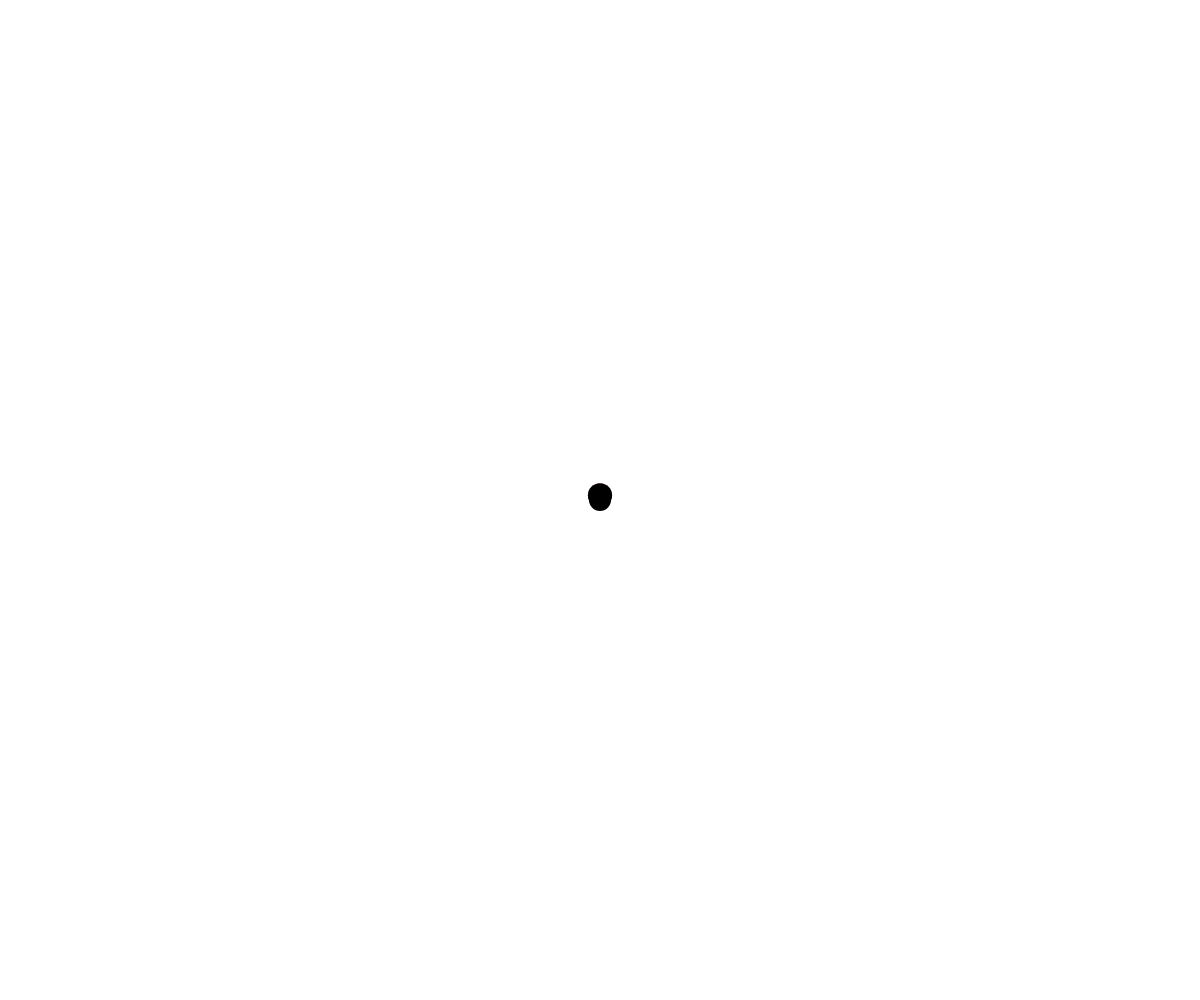
Frame 1 (no input)
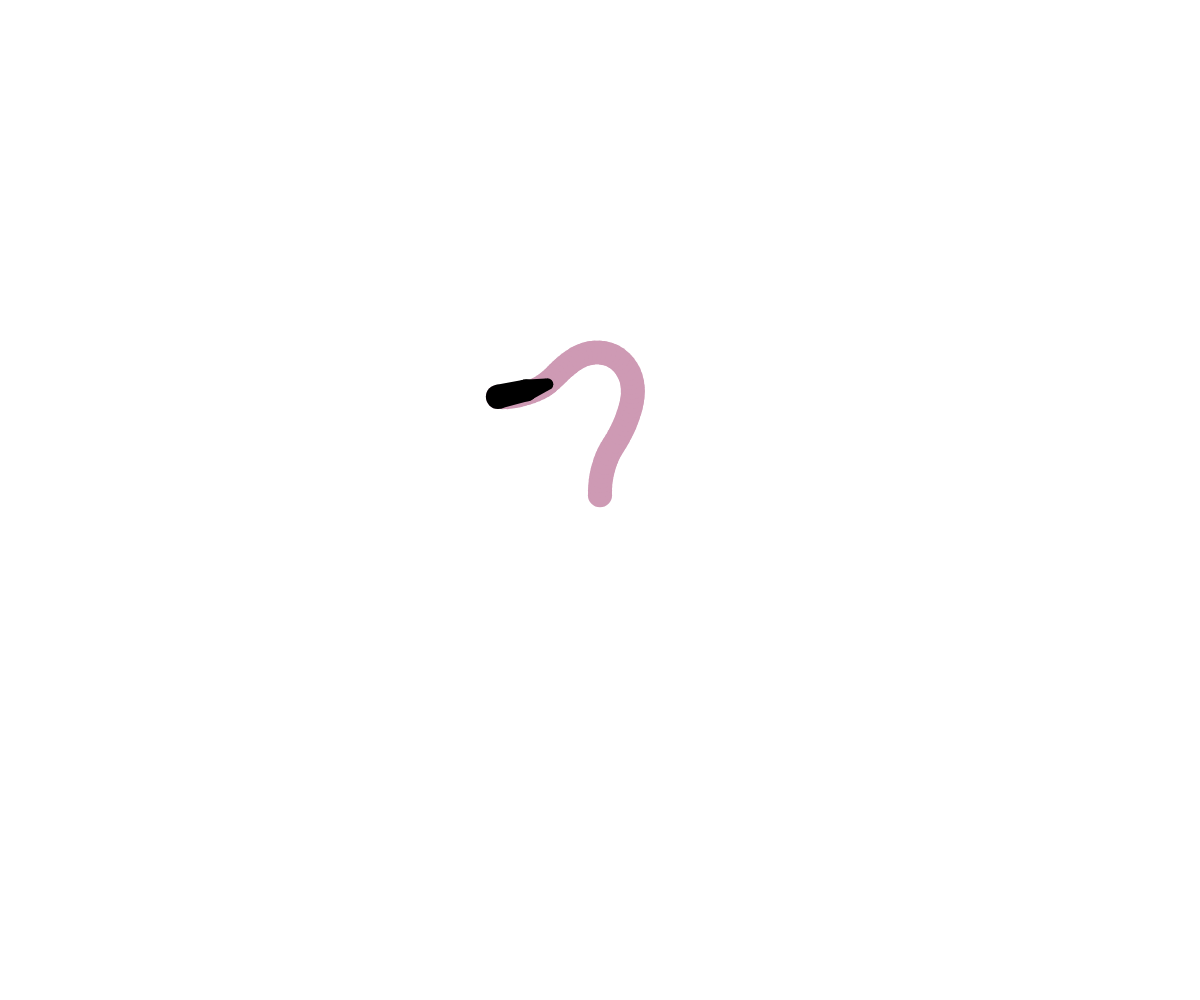
Frame 60 (no input)
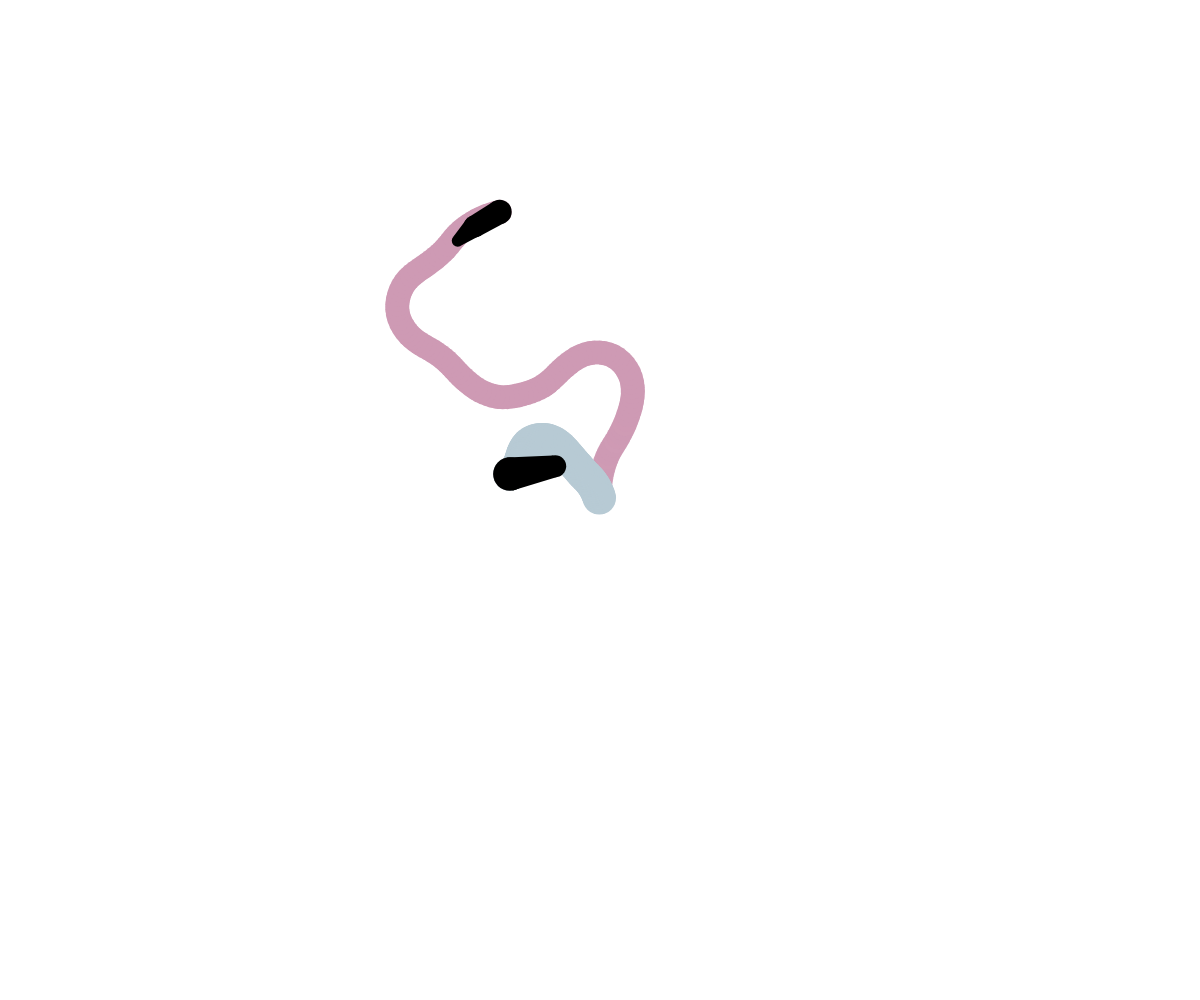
Frame 120 (the mouse pressed at the canvas centre since frame 60)

The p5.js sketch that drew these frames (run headless with seeded random() and noise() and a simulated clock; from frame 60 on, the mouse is pressed at the canvas centre):

// p5.js sketch
// ── sketch.js
let walkers = [];
let paints = [];
let fadeout = 100;
let death = fadeout + 200;
let time = 0;

function setup() {
  createCanvas(windowWidth, windowHeight);
  angleMode(DEGREES);
  
  walkers[0] = new walker(width/2,height/2);
}

function draw() {
  background(255);
  
  for(let i = 0; i < paints.length; i++){
    paints[i].move();
    if(paints[i].age >= death){
      paints.splice(i,1);
      i--;
    }
  }
  
  for(let i = 0; i < walkers.length; i++){
    walkers[i].move();
  }
  
  for(let i = 0; i < paints.length; i++){
    paints[i].display();
  }
  
  for(let i = 0; i < walkers.length; i++){
    walkers[i].display();
  }
  
  time += 0.05;
}

class walker{
  constructor(x,y){
    this.timer = random(1000);
    this.segments = [];
    this.segments[0] = new segment(x,y,random(20,40),0);
    let extras = int(random(2,5));
    for(let i = 1; i < extras; i++){
      let bodysize = int(random(10,25));
      let lengthmin = (this.segments[i-1].size / 2) + (bodysize / 2);
      this.segments[i] = new segment(x,y,bodysize,int(random(lengthmin,lengthmin + 20)))
    }
    this.speed = random(2,6);
    this.mycolor = color(random(150,220),random(150,220),random(150,220));
  }
  
  move(){
    this.segments[0].x += this.speed * cos(this.segments[0].direction);
    this.segments[0].y += this.speed * sin(this.segments[0].direction);
    
    if(this.segments[0].x - (this.segments[0].size / 2) < 0){
      this.segments[0].direction = random(-90,90);
    }
    if(this.segments[0].x + (this.segments[0].size / 2) > width){
      this.segments[0].direction = random(90,270);
    }
    if(this.segments[0].y - (this.segments[0].size / 2) < 0){
      this.segments[0].direction = random(0,180);
    }
    if(this.segments[0].y + (this.segments[0].size / 2) > height){
      this.segments[0].direction = random(180,360);
    }
    
    for(let i = 1; i < this.segments.length; i++){
      let x1 = this.segments[i].x;
      let y1 = this.segments[i].y;
      let x2 = this.segments[i-1].x;
      let y2 = this.segments[i-1].y;
      this.segments[i].direction = atan((y2 - y1) / (x2 - x1));
      
      if((x2 - x1) < 0){
        this.segments[i].direction = 180 + this.segments[i].direction;
      }
      
      let currentdist = dist(this.segments[i].x,this.segments[i].y,this.segments[i-1].x,this.segments[i-1].y);
      if(currentdist > this.segments[i].body){
        this.segments[i].x += (currentdist - this.segments[i].body) * cos(this.segments[i].direction);
        this.segments[i].y += (currentdist - this.segments[i].body) * sin(this.segments[i].direction);
      }
    }
    
    this.segments[0].direction += map(noise(time + this.timer),0,1,-20,20);
    
    paints[paints.length] = new paint(this.segments[0].x,this.segments[0].y,this.segments[0].size,this.mycolor);
  }
  
  display(){
    for(let i = 0; i < this.segments.length; i++){
      if(i > 0){
        noStroke();
        fill(0);
        let tilt = this.segments[i].direction + 90;
        quad(this.segments[i].x + (this.segments[i].size / 2) * cos(tilt), this.segments[i].y + (this.segments[i].size / 2) * sin(tilt),this.segments[i].x - (this.segments[i].size / 2) * cos(tilt), this.segments[i].y - (this.segments[i].size / 2) * sin(tilt),this.segments[i-1].x - (this.segments[i-1].size / 2) * cos(tilt), this.segments[i-1].y - (this.segments[i-1].size / 2) * sin(tilt),this.segments[i-1].x + (this.segments[i-1].size / 2) * cos(tilt), this.segments[i-1].y + (this.segments[i-1].size / 2) * sin(tilt));
      }
      this.segments[i].display();
    }
  }
}

class segment{
  constructor(x,y,size,body){
    this.x = x;
    this.y = y;
    this.size = size;
    this.body = body;
    this.direction = random(360);
  }
  
  display(){
    noStroke();
    fill(0);
    ellipse(this.x,this.y,this.size,this.size);
  }
}

class paint{
  constructor(x,y,size,mycolor){
    this.x = x;
    this.y = y;
    this.size = size;
    this.mycolor = mycolor;
    this.age = 0;
    this.fade = 255;
  }
  
  move(){
    this.age++;
    if(this.age > fadeout){
      this.fade = map(this.age - fadeout,0,death-fadeout,255,0);
    }
  }
  
  display(){
    noStroke();
    this.mycolor.setAlpha(this.fade);
    fill(this.mycolor);
    ellipse(this.x,this.y,this.size,this.size);
  }
}

function mousePressed(){
  walkers[walkers.length] = new walker(mouseX,mouseY);
}

function windowResized(){
    resizeCanvas(windowWidth,windowHeight);
}
